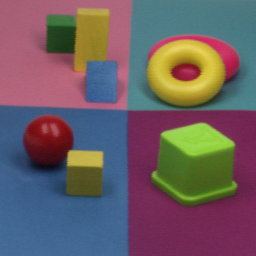
#> input picture Ejemplos/ejemplosTemas8y9/images/toys.png, 256 x 256 px, found by its file name
$ python ejemplo3.py
#> lines starting #> are read from the running program, lines starting #| are printed output that depends on the picture
import matplotlib.pyplot as plt
import skimage as ski
import numpy as np


def generar_pseudo_color(img):
    maximo = img.max()
    random_color_map = np.random.rand(maximo, 3)
    res_color = np.zeros((img.shape[0], img.shape[1], 3))
    for i in range(img.max()):
        res_color[img == i] = random_color_map[i]
    return res_color


img = ski.io.imread("Ejemplos/ejemplosTemas8y9/images/toys.png")
#> img is the input picture: shape (256, 256, 3); mean R, G, B 108.3, 93.6, 99

segment_qshift = ski.segmentation.quickshift(img)
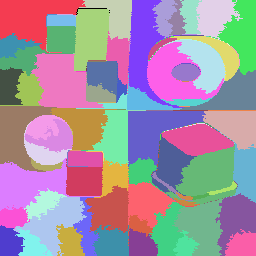
#> segment_qshift: shape (256, 256) int64; 124 distinct labels, from 0 to 123; one colour per label, 0 black
segment_slic = ski.segmentation.slic(img, n_segments=100)
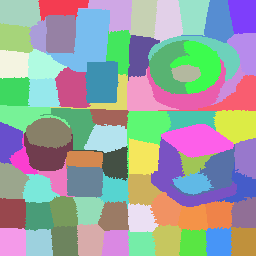
#> segment_slic: shape (256, 256) int64; 77 distinct labels, from 1 to 77; one colour per label, 0 black
segment_felsen = ski.segmentation.felzenszwalb(img, scale=300)
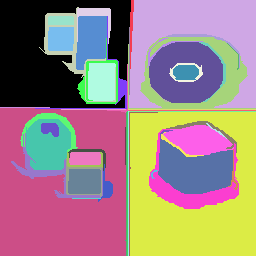
#> segment_felsen: shape (256, 256) int64; 55 distinct labels, from 0 to 54; one colour per label, 0 black

# Visualizar resultados
fig, axs = plt.subplots(nrows=1, ncols=4, layout="constrained")
for ax in axs.ravel():
    ax.set_axis_off()
fig.suptitle("Segmentación en color", fontsize=24)

axs[0].imshow(img)
axs[0].set_title("Original", fontsize=16)

axs[1].imshow(generar_pseudo_color(segment_qshift))
#> in generar_pseudo_color, `maximo = img.max()`: maximo = 123
#> in generar_pseudo_color, `random_color_map = np.random.rand(maximo, 3)`: random_color_map = 123 rows, first 8: [0.549, 0.715, 0.603], [0.545, 0.424, 0.646], [0.438, 0.892, 0.964], [0.383, 0.792, 0.529], [0.568, 0.926, 0.071], [0.0871, 0.0202, 0.833], [0.778, 0.87, 0.979], [0.799, 0.461, 0.781]
#> after the loop in generar_pseudo_color, `for i in range(img.max()):`:
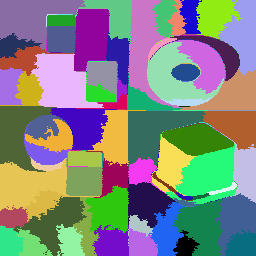
#> res_color: shape (256, 256, 3) float64; mean of channels 0, 1, 2 0.501, 0.52, 0.506; drawn as R, G, B
axs[1].set_title("Quick Shift", fontsize=16)

axs[2].imshow(generar_pseudo_color(segment_slic))
#> in generar_pseudo_color (call 2), `maximo = img.max()`: maximo = 77
#> in generar_pseudo_color (call 2), `random_color_map = np.random.rand(maximo, 3)`: random_color_map = 77 rows, first 8: [0.69, 0.7, 0.328], [0.757, 0.636, 0.24], [0.161, 0.796, 0.959], [0.458, 0.591, 0.858], [0.457, 0.952, 0.576], [0.821, 0.909, 0.816], [0.159, 0.629, 0.398], [0.0627, 0.424, 0.259]
#> after the loop in generar_pseudo_color (call 2), `for i in range(img.max()):`:
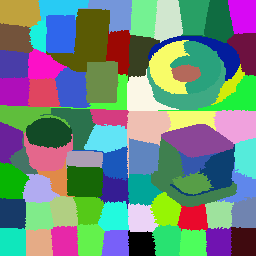
#> res_color: shape (256, 256, 3) float64; mean of channels 0, 1, 2 0.44, 0.537, 0.498; drawn as R, G, B
axs[2].set_title("SLIC", fontsize=16)

axs[3].imshow(generar_pseudo_color(segment_felsen))
#> in generar_pseudo_color (call 3), `maximo = img.max()`: maximo = 54
#> in generar_pseudo_color (call 3), `random_color_map = np.random.rand(maximo, 3)`: random_color_map = 54 rows, first 8: [0.175, 0.328, 0.68], [0.0632, 0.607, 0.478], [0.284, 0.238, 0.515], [0.368, 0.457, 0.337], [0.97, 0.133, 0.0968], [0.343, 0.591, 0.659], [0.397, 0.999, 0.352], [0.721, 0.638, 0.813]
#> after the loop in generar_pseudo_color (call 3), `for i in range(img.max()):`:
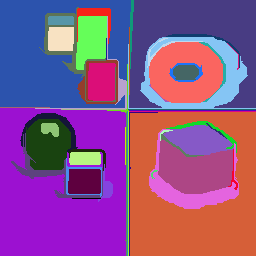
#> res_color: shape (256, 256, 3) float64; mean of channels 0, 1, 2 0.547, 0.315, 0.547; drawn as R, G, B
axs[3].set_title("Felzenszwalb", fontsize=16)

plt.show()
